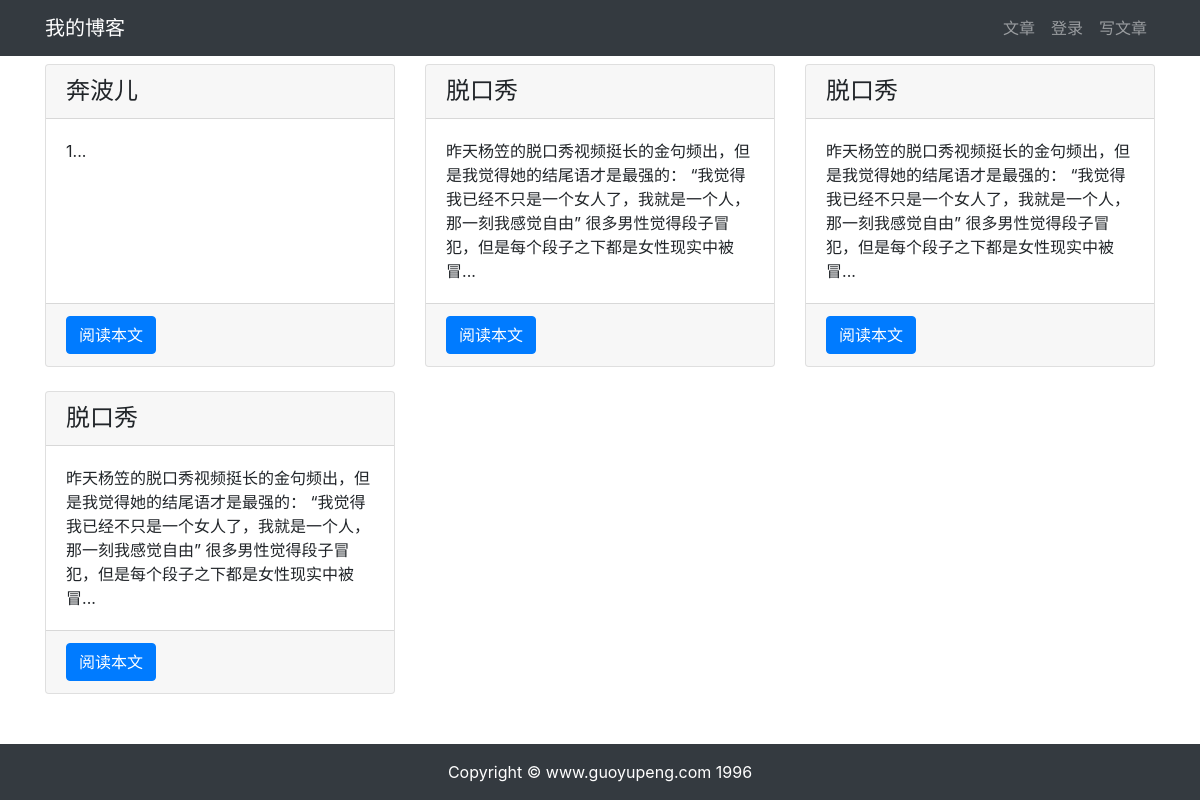
Page /article/article-list/ on the committed database.
### article/models.py (models this page shows, shortened)
class ArticlePost(models.Model):
    author = models.ForeignKey(User, on_delete=models.CASCADE)
    title = models.CharField(max_length=100)
    body = models.TextField()
    created = models.DateTimeField(default=timezone.now())
    updated = models.DateTimeField(auto_now=True)
    class Meta:
        ordering = ('-created',)  # 数据应该以倒序排列

### article/views.py (the view)
# urls.py: path('article-list/', views.article_list, name='article_list'),
def article_list(request):
    articles = ArticlePost.objects.all()
    context = {'articles': articles}
    return render(request, 'article/list.html', context)

### templates/article/list.html (shortened to what this page needs)
{% extends "base.html" %}
{% load static  %}
{% block content %}
<div class="container">
    <div class="row mt-2">
        {% for article in articles %}
        <div class="col-4 mb-4">
            <div class="card h-100">
                <h4 class="card-header">{{ article.title }}</h4>
                <div class="card-body">
                    <p class="card-text">{{ article.body|slice:'100' }}...</p>
                </div>
                <div class="card-footer">
                   <a href="{% url 'article:article_detail' article.id %}" class="btn btn-primary">阅读本文</a>
                </div>
            </div>
        </div>
        {% endfor %}
    </div>
</div>
{% endblock content %}

### templates/base.html (shortened to what this page needs)
{% load static  %}
<html lang="zh-cn">
<head>
    <link rel="stylesheet" href="{% static 'bootstrap/css/bootstrap.min.css' %}">
    <link rel="stylesheet" href="{% static 'md_css/monokai.css' %}">
</head>
<body>
    {% include 'header.html' %}
    {% block content %}{% endblock content %}
    {% include 'footer.html' %}
</body>
</html>

### templates/header.html (shortened to what this page needs)
<nav class="navbar navbar-expand-lg navbar-dark bg-dark">
  <div class="container">
    <a class="navbar-brand" href="{% url 'article:article_list' %}">我的博客</a>
    <div>
      <ul class="navbar-nav">
        <li class="nav-item">
          <a class="nav-link" href="{% url 'article:article_list' %}">文章</a>
        </li>
        {% if user.is_authenticated %}
          <li class="nav-item dropdown">
            <a class="nav-link dropdown-toggle" href="#" id="navbarDropdown" role="button" data-toggle="dropdown" aria-haspopup="true" aria-expanded="false">
              {{ user.username }}
            </a>
            <div class="dropdown-menu" aria-labelledby="navbarDropdown">
              <a class="dropdown-item" href="#" onclick="user_delete()">删除用户</a>
              <a class="dropdown-item" href='{% url "userprofile:logout" %}'>退出登录</a>
            </div>
          </li>
        {% else %}
          <li class="nav-item">
            <a class="nav-link" href="{% url 'userprofile:login' %}">登录</a>
          </li>
        {% endif %}
        <li class="nav-item">
          <a class="nav-link" href="{% url 'article:article_create' %}">写文章</a>
        </li>
      </ul>
    </div>
  </div>
</nav>

### templates/footer.html
{% load static  %}
<div>
    <br><br><br>
</div>
<footer class="py-3 bg-dark fixed-bottom">
    <div class="container">
        <p class="m-0 text-center text-white">Copyright &copy; www.guoyupeng.com 1996</p>
    </div>
</footer>

### rows in the picture
ArticlePost: title "奔波儿", body "1"
ArticlePost: title "脱口秀", body "昨天杨笠的脱口秀视频挺长的金句频出，但是我觉得她的结尾语才是最强的： “我觉得我已经不只是一个女人了，我就是一个人，那一刻我感觉自由” 很多男性觉得段子冒犯，但是每个段子之下都是女性现实中被冒"
ArticlePost: title "脱口秀", body "昨天杨笠的脱口秀视频挺长的金句频出，但是我觉得她的结尾语才是最强的： “我觉得我已经不只是一个女人了，我就是一个人，那一刻我感觉自由” 很多男性觉得段子冒犯，但是每个段子之下都是女性现实中被冒"
ArticlePost: title "脱口秀", body "昨天杨笠的脱口秀视频挺长的金句频出，但是我觉得她的结尾语才是最强的： “我觉得我已经不只是一个女人了，我就是一个人，那一刻我感觉自由” 很多男性觉得段子冒犯，但是每个段子之下都是女性现实中被冒"
